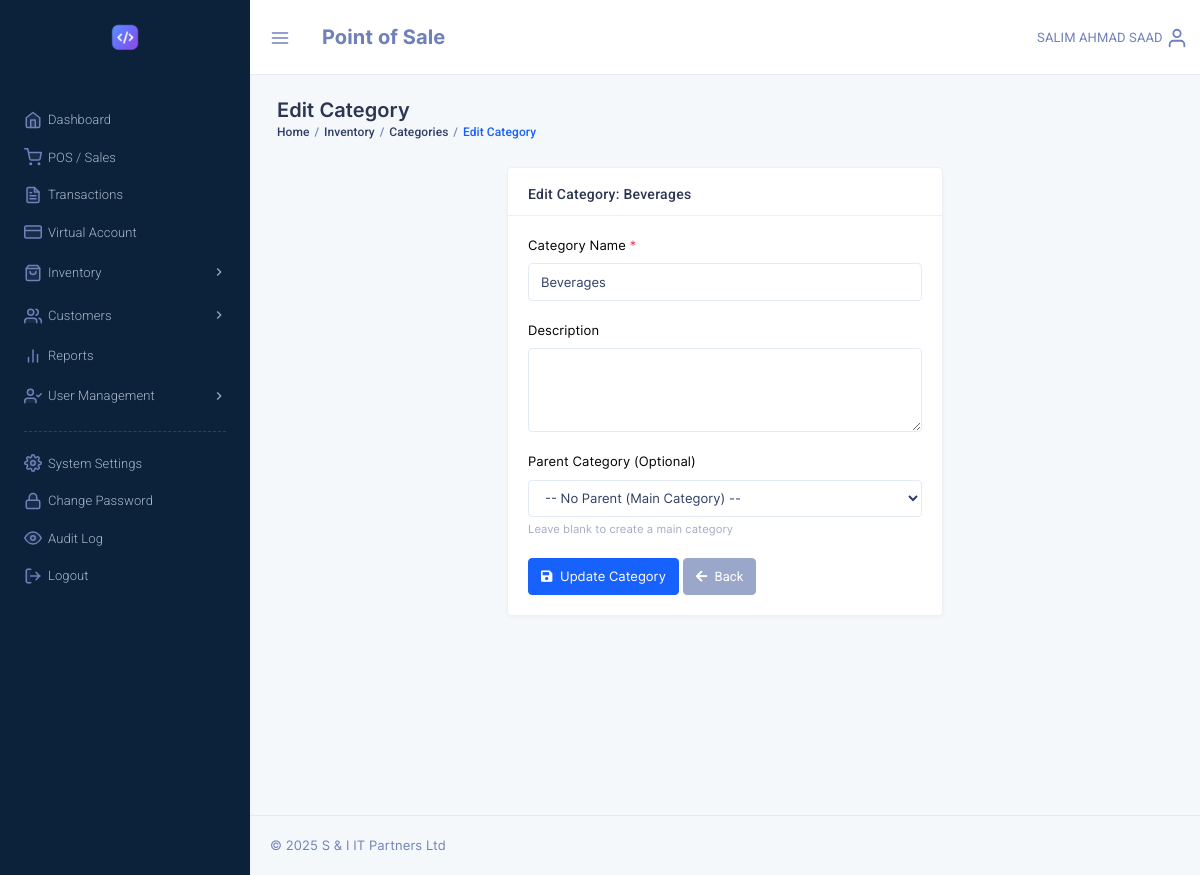
Screenshot of /edit_category.php?id=1 (signed in) with the database file from the repository.
### tables this page shows
CREATE TABLE `system_settings` (
  `id` int NOT NULL,
  `setting_key` varchar(100) NOT NULL,
  `setting_value` text,
  `setting_type` enum('text','number','boolean','json') NOT NULL DEFAULT 'text',
  `description` varchar(255) DEFAULT NULL,
  `updated_by` varchar(32) DEFAULT NULL,
  `updated_at` timestamp NULL DEFAULT NULL ON UPDATE CURRENT_TIMESTAMP
);

CREATE TABLE `categories` (
  `id` int NOT NULL,
  `name` varchar(100) NOT NULL,
  `description` text,
  `parent_id` int DEFAULT NULL,
  `updated_by` varchar(32) DEFAULT NULL,
  `last_update` datetime NOT NULL DEFAULT CURRENT_TIMESTAMP ON UPDATE CURRENT_TIMESTAMP,
  `reg_by` varchar(32) NOT NULL,
  `reg_date` datetime NOT NULL DEFAULT CURRENT_TIMESTAMP,
  `is_active` tinyint(1) NOT NULL DEFAULT '1'
);

### include/admin_constants.php (called while the page is built, shortened)
<?php
$admin = $_SESSION['pos_admin'];
if((!isset($_SESSION['pos_admin_basic'])) || (!is_array($_SESSION['pos_admin_basic']))) {
	$constantSQL = "SELECT id, username, sname, fname, mname FROM admins WHERE username= :username";
	$constantQuery = $dbh->prepare($constantSQL);
	$constantQuery->bindParam(':username', $admin, PDO::PARAM_STR);
	$constantQuery->execute();
	$constantResult = $constantQuery->fetch(PDO::FETCH_ASSOC);
	$fullname = !empty($constantResult['mname']) ? ($constantResult['fname'] . ' ' . $constantResult['mname'] . ' ' . $constantResult['sname']) : ($constantResult['fname'] . ' ' . $constantResult['sname']);
	$admin_fullname = $_SESSION['pos_admin_basic']['fullname'] = strtoupper($fullname);
} else {
	$admin_fullname = $_SESSION['pos_admin_basic']['fullname'];
}
?>

### edit_category.php (the view, shortened to what this page needs)
<?php
require("config.php");
require("include/admin_constants.php");
$cat_id = $_GET['id'];
$sql = "SELECT * FROM categories WHERE id = :id";
$query = $dbh->prepare($sql);
$query->bindParam(':id', $cat_id, PDO::PARAM_INT);
$query->execute();
$category = $query->fetch(PDO::FETCH_ASSOC);
?>
<!DOCTYPE html>
<html lang="en">
<head>
    <link href="template/assets/css/bootstrap.min.css" rel="stylesheet" type="text/css" />
    <link href="template/assets/css/icons.min.css" rel="stylesheet" type="text/css" />
    <link href="template/assets/css/metisMenu.min.css" rel="stylesheet" type="text/css" />
    <link href="template/assets/css/app.min.css" rel="stylesheet" type="text/css" />
</head>
<body class="dark-sidenav">
    <?php include('include/sidebar.php'); ?>
    <div class="page-wrapper">
        <div class="topbar"><?php require('template/top_nav_admin.php'); ?></div>
        <div class="page-content">
            <div class="container-fluid">
                <div class="row">
                    <div class="col-sm-12">
                        <div class="page-title-box">
                            <h4 class="page-title">Edit Category</h4>
                            <ol class="breadcrumb">
                                <li class="breadcrumb-item"><a href="dashboard.php">Home</a></li>
                                <li class="breadcrumb-item"><a href="all_products.php">Inventory</a></li>
                                <li class="breadcrumb-item"><a href="manage_categories.php">Categories</a></li>
                                <li class="breadcrumb-item active">Edit Category</li>
                            </ol>
                        </div>
                    </div>
                </div>
                <div class="row">
                    <div class="col-lg-6 offset-lg-3">
                        <div class="card">
                            <div class="card-header">
                                <h5 class="card-title mb-0">Edit Category: <?php echo htmlspecialchars($category['name']); ?></h5>
                            </div>
                            <div class="card-body">
                                <form method="POST" action="">
                                    <div class="form-group">
                                        <label for="name">Category Name <span class="text-danger">*</span></label>
                                        <input type="text" class="form-control" id="name" name="name" value="<?php echo htmlspecialchars($category['name']); ?>" required>
                                    </div>
                                    <div class="form-group">
                                        <label for="description">Description</label>
                                        <textarea class="form-control" id="description" name="description" rows="3"><?php echo htmlspecialchars($category['description']); ?></textarea>
                                    </div>
                                    <div class="form-group">
                                        <label for="parent_id">Parent Category (Optional)</label>
                                        <select class="form-control" id="parent_id" name="parent_id">
                                            <option value="">-- No Parent (Main Category) --</option>
                                        </select>
                                        <small class="form-text text-muted">Leave blank to create a main category</small>
                                    </div>
                                    <div class="form-group mb-0">
                                        <button type="submit" name="update_category" class="btn btn-primary">
                                            <i class="fas fa-save mr-1"></i> Update Category
                                        </button>
                                        <a href="manage_categories.php" class="btn btn-secondary">
                                            <i class="fas fa-arrow-left mr-1"></i> Back
                                        </a>
                                    </div>
                                </form>
                            </div>
                        </div>
                    </div>
                </div>
            </div>
            <footer class="footer text-center text-sm-left">
                <?php include('template/copyright.php'); ?>
            </footer>
        </div>
    </div>
</body>
</html>

### template/brand_admin.php (shortened to what this page needs)
<?php
                                    $logo_sql = "SELECT setting_value FROM system_settings WHERE setting_key = 'company_logo'";
                                    $logo_query = $dbh->prepare($logo_sql);
                                    $logo_query->execute();
                                    $company_logo = $logo_query->fetchColumn();
                                    ?>
<a href="dashboard.php" class="logo">
    <?php if ($company_logo && file_exists($company_logo)): ?>
                                            <img src="<?php echo htmlspecialchars($company_logo); ?>" height="50" alt="Company Logo" class="auth-logo">
                                        <?php else: ?>
                                            <img src="template/assets/images/logo-sm.png" height="50" alt="Logo" class="auth-logo">
                                        <?php endif; ?>
</a>

### template/top_nav_admin.php (shortened to what this page needs)
<nav class="navbar-custom">
    <ul class="list-unstyled topbar-nav float-right mb-0">
        <li class="dropdown">
            <a class="nav-link dropdown-toggle waves-effect waves-light nav-user" data-toggle="dropdown" href="#" role="button" aria-haspopup="false" aria-expanded="false">
                <span class="ms-1 nav-user-name hidden-sm"><?php echo $admin_fullname; ?></span>
                <i data-feather="user" class="align-self-center icon-sm"></i>
            </a>
        </li>
    </ul>
    <ul class="list-unstyled topbar-nav mb-0">
        <li>
            <button class="nav-link button-menu-mobile">
                <i data-feather="menu" class="align-self-center topbar-icon"></i>
            </button>
        </li>
        <li class="creat-btn">
            <div class="nav-link">
                <span class="app-name font-weight-bold font-20">Point of Sale</span>
            </div>
        </li>
    </ul>
</nav>

### rows the page displays
system_settings: setting_value (picture)
categories: name "Beverages"

### other values shown
$admin_fullname "SALIM AHMAD SAAD"
